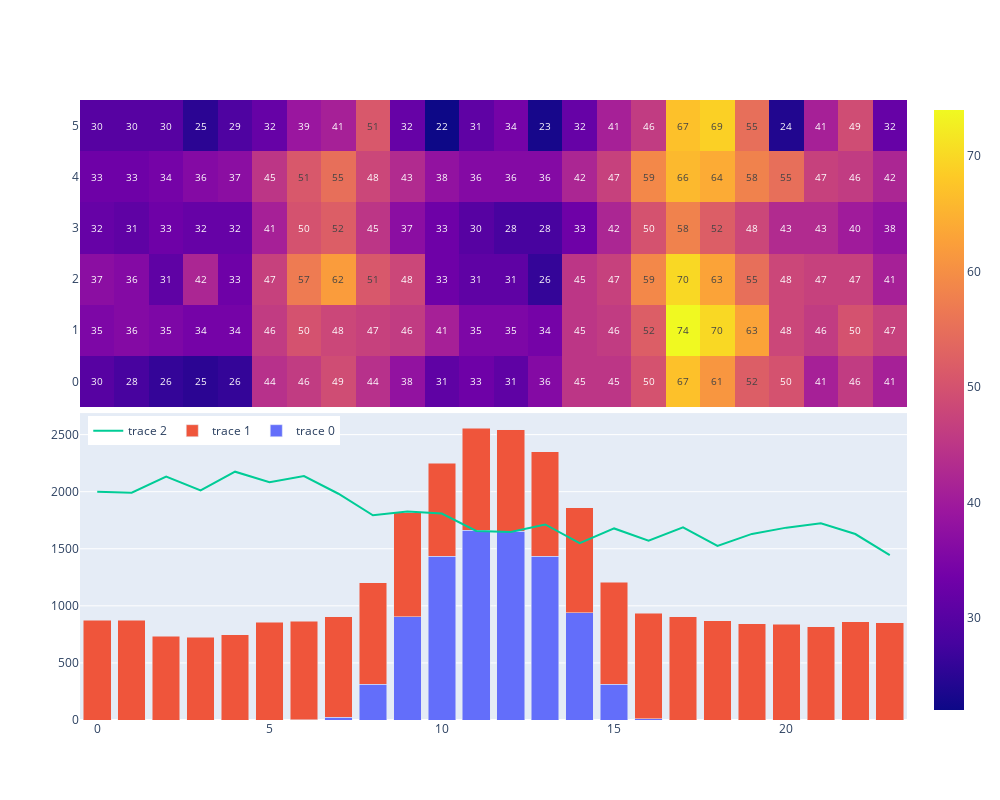

The notebook cell this image was saved under:
### Code cell
fig = make_subplots(2,1, vertical_spacing = 0.01)
fig.add_trace(go.Bar(x=load_wind_solar["hour_ending"], y=load_wind_solar["tot_solar"]), row=2, col=1)
fig.add_trace(go.Bar(x=load_wind_solar["hour_ending"], y=load_wind_solar["tot_wind"]), row=2, col=1)
fig.add_trace(go.Line(x=load["hour_ending"], y=load["value"]), row=2,col=1)
fig.add_trace(go.Heatmap(z=df, text=df, texttemplate="%{text}", textfont={"size":10}), row=1, col=1)
fig.update_layout(
    barmode='stack',
    width=1000,
    height=800,
)
fig.update_xaxes(showticklabels=False) # hide all the xticks
fig.update_xaxes(showticklabels=True, row=2, col=1)

fig.update_layout(legend=dict(
    orientation="h",
    yanchor="top",
    y=0.49,
    xanchor="left",
    x=0.01
))

# fig.update_xaxes(title_font_family="Arial")

### Figure 1 — Plotly figure (JSON) as saved in the notebook; plotly's stock layout.template omitted (floating-point values rounded to 4 significant figures; data arrays with more than 128 entries replaced by an {"elided": "..."} marker saying what was removed)
{"data": [{"type": "bar", "x": [0, 1, 2, 3, 4, 5, 6, 7, 8, 9, 10, 11, 12, 13, 14, 15, 16, 17, 18, 19, 20, 21, 22, 23], "xaxis": "x2", "y": [0, 0, 0, 0, 0, 0, 3.29, 22.92, 312.4, 904.3, 1435.0, 1662, 1653.0, 1435.0, 938.4, 314.9, 10.79, 0, 0, 0, 0, 0, 0, 0], "yaxis": "y2"}, {"type": "bar", "x": [0, 1, 2, 3, 4, 5, 6, 7, 8, 9, 10, 11, 12, 13, 14, 15, 16, 17, 18, 19, 20, 21, 22, 23], "xaxis": "x2", "y": [873.8, 872.0, 734.7, 725.9, 747.2, 857.5, 862.1, 883.3, 889.1, 911.9, 814.6, 891.9, 890.8, 914.8, 922.3, 890.1, 922.6, 905.4, 869.0, 844.5, 840.2, 818.4, 858.7, 852.4], "yaxis": "y2"}, {"type": "scatter", "x": [0, 1, 2, 3, 4, 5, 6, 7, 8, 9, 10, 11, 12, 13, 14, 15, 16, 17, 18, 19, 20, 21, 22, 23], "xaxis": "x2", "y": [2000, 1991, 2133, 2012, 2175, 2083, 2137, 1982, 1793, 1826, 1809, 1656, 1646, 1713, 1550, 1678, 1570, 1687, 1525, 1630, 1685, 1723, 1629, 1445], "yaxis": "y2"}, {"text": {"elided": "6x24 int values"}, "textfont": {"size": 10}, "texttemplate": "%{text}", "type": "heatmap", "xaxis": "x", "yaxis": "y", "z": {"elided": "6x24 int values"}}], "layout": {"barmode": "stack", "height": 800, "legend": {"orientation": "h", "x": 0.01, "xanchor": "left", "y": 0.49, "yanchor": "top"}, "width": 1000, "xaxis": {"anchor": "y", "domain": [0, 1], "showticklabels": false}, "xaxis2": {"anchor": "y2", "domain": [0, 1], "showticklabels": true}, "yaxis": {"anchor": "x", "domain": [0.505, 1]}, "yaxis2": {"anchor": "x2", "domain": [0, 0.495]}}}
